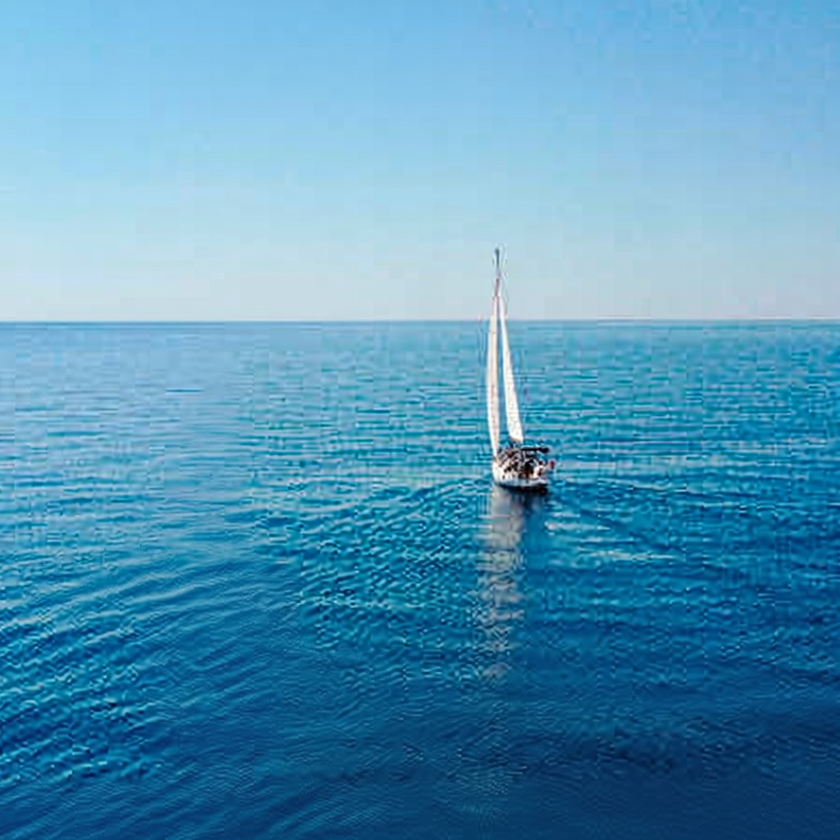
#> input picture experiment_flux/experiment1_2/generated_frames/zoom_sail/0002.png, 840 x 840 px, shrunk from 1024 x 1024 before the run; its folder holds 4 pictures in this run; the run also reads 1 picture not shown here
$ python make_gif.py
#> lines starting #> are read from the running program, lines starting #| are printed output that depends on the picture
from PIL import Image
import os

# === Config ===
frames_dir = "./zoom_sail"   # folder containing frames
output_gif = "zoom_sail.gif"       # name of the gif to save
frame_duration = 1000             # duration per frame in ms (lower = faster)

frames = sorted(
    [os.path.join(frames_dir, f) for f in os.listdir(frames_dir)
     if f.lower().endswith((".png", ".jpg", ".jpeg"))]
)

# Open all frames
images = [Image.open(f) for f in frames]
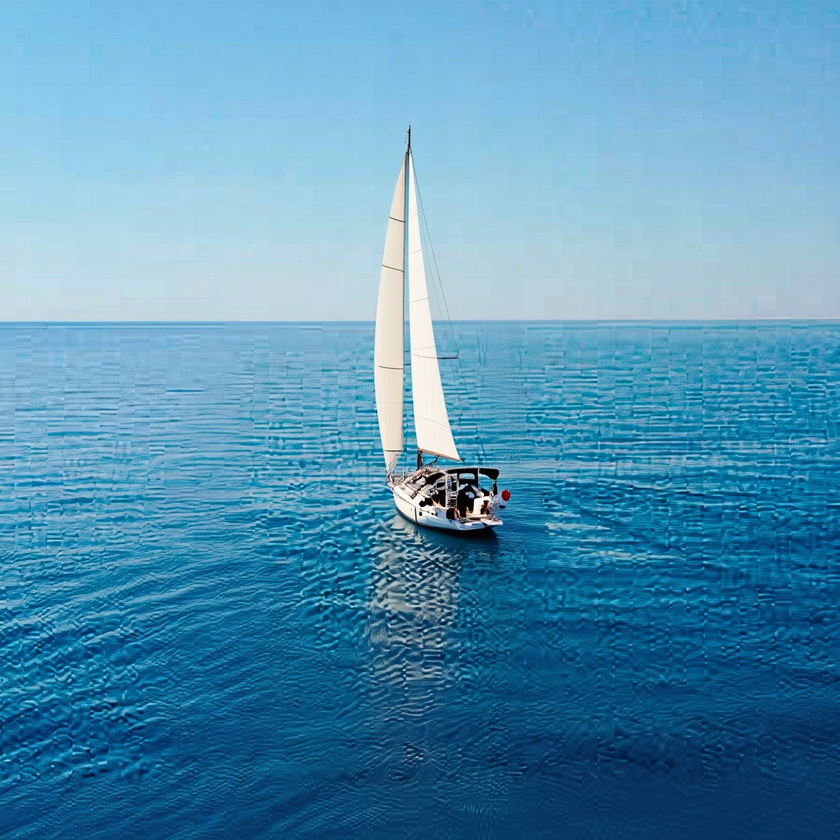
#> input picture experiment_flux/experiment1_2/generated_frames/zoom_sail/0003.png, 840 x 840 px, shrunk from 1024 x 1024 before the run
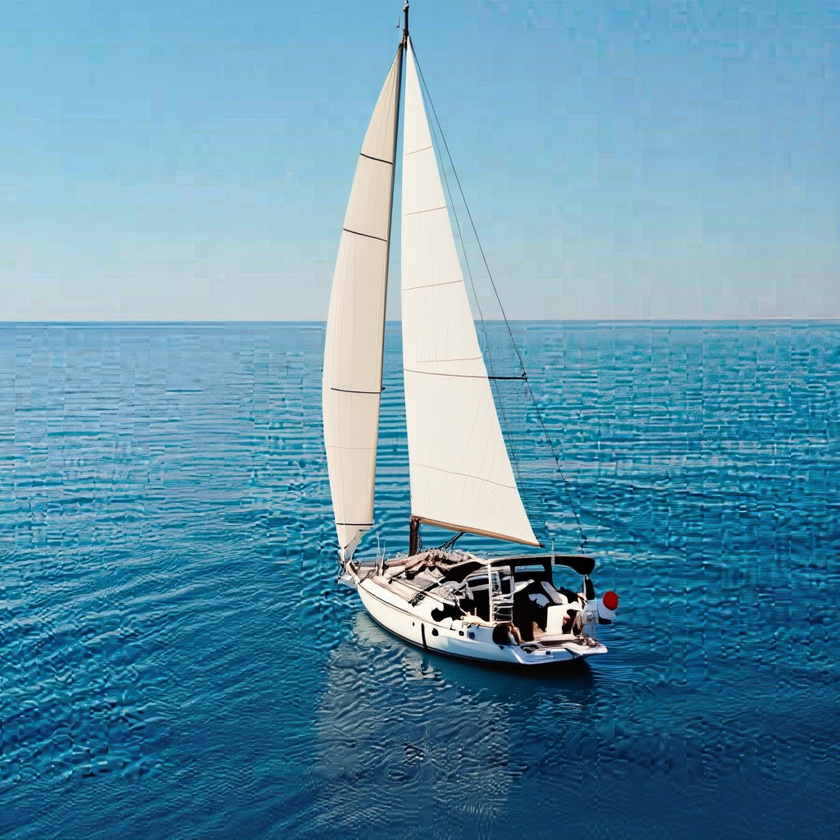
#> input picture experiment_flux/experiment1_2/generated_frames/zoom_sail/0005.png, 840 x 840 px, shrunk from 1024 x 1024 before the run
#> images = 4 items

# === Save as GIF ===
images[0].save(
    output_gif,
    save_all=True,
    append_images=images[1:],
    duration=frame_duration,
    loop=0  # 0 means loop forever
)

print(f"✅ GIF saved to {output_gif}")
